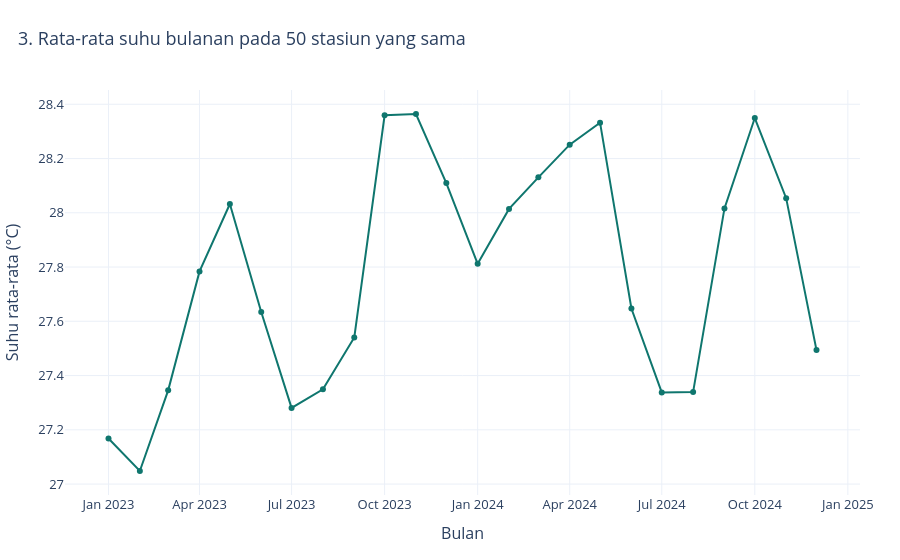

Notebook source saved alongside this figure:
### Code cell
fig = px.line(monthly.to_pandas(), x="month", y="temperature_c", markers=True,
hover_data=["stations", "lowest_station_mean", "highest_station_mean"],
title=f"3. Rata-rata suhu bulanan pada {panel_count} stasiun yang sama",
labels={"month": "Bulan", "temperature_c": "Suhu rata-rata (°C)", "stations": "Jumlah stasiun", "lowest_station_mean": "Rata-rata stasiun terendah", "highest_station_mean": "Rata-rata stasiun tertinggi"})
fig.update_traces(line_color="#0f766e")
show_chart("03_monthly_temperature", fig)

### Figure 1 — Plotly figure (JSON) as saved in the notebook; plotly's stock layout.template omitted (floating-point values rounded to 4 significant figures)
{"data": [{"customdata": [[50.0, 21.04, 29.04], [50.0, 20.56, 28.64], [50.0, 21.26, 28.61], [50.0, 22.18, 29.23], [50.0, 22.43, 29.54], [50.0, 22.14, 29.16], [50.0, 21.64, 29.08], [50.0, 21.69, 30.11], [50.0, 22.0, 29.86], [50.0, 22.96, 30.84], [50.0, 22.41, 30.73], [50.0, 22.28, 30.25], [50.0, 21.75, 29.14], [50.0, 21.69, 29.33], [50.0, 21.78, 29.66], [50.0, 22.66, 29.79], [50.0, 22.88, 30.38], [50.0, 22.2, 29.42], [50.0, 21.63, 29.48], [50.0, 22.18, 29.33], [50.0, 22.16, 30.09], [50.0, 22.78, 30.88], [50.0, 22.16, 30.2], [50.0, 21.43, 28.92]], "hovertemplate": "Bulan=%{x}<br>Suhu rata-rata (°C)=%{y}<br>Jumlah stasiun=%{customdata[0]}<br>Rata-rata stasiun terendah=%{customdata[1]}<br>Rata-rata stasiun tertinggi=%{customdata[2]}<extra></extra>", "legendgroup": "", "line": {"color": "#0f766e", "dash": "solid"}, "marker": {"symbol": "circle"}, "mode": "lines+markers", "name": "", "orientation": "v", "showlegend": false, "type": "scatter", "x": ["2023-01-01T00:00:00.000000", "2023-02-01T00:00:00.000000", "2023-03-01T00:00:00.000000", "2023-04-01T00:00:00.000000", "2023-05-01T00:00:00.000000", "2023-06-01T00:00:00.000000", "2023-07-01T00:00:00.000000", "2023-08-01T00:00:00.000000", "2023-09-01T00:00:00.000000", "2023-10-01T00:00:00.000000", "2023-11-01T00:00:00.000000", "2023-12-01T00:00:00.000000", "2024-01-01T00:00:00.000000", "2024-02-01T00:00:00.000000", "2024-03-01T00:00:00.000000", "2024-04-01T00:00:00.000000", "2024-05-01T00:00:00.000000", "2024-06-01T00:00:00.000000", "2024-07-01T00:00:00.000000", "2024-08-01T00:00:00.000000", "2024-09-01T00:00:00.000000", "2024-10-01T00:00:00.000000", "2024-11-01T00:00:00.000000", "2024-12-01T00:00:00.000000"], "xaxis": "x", "y": [27.17, 27.05, 27.35, 27.78, 28.03, 27.63, 27.28, 27.35, 27.54, 28.36, 28.36, 28.11, 27.81, 28.01, 28.13, 28.25, 28.33, 27.65, 27.34, 27.34, 28.02, 28.35, 28.05, 27.49], "yaxis": "y"}], "layout": {"font": {"size": 13}, "legend": {"tracegroupgap": 0}, "margin": {"b": 65, "l": 60, "r": 40, "t": 90}, "title": {"text": "3. Rata-rata suhu bulanan pada 50 stasiun yang sama", "x": 0.02}, "xaxis": {"anchor": "y", "domain": [0.0, 1.0], "title": {"text": "Bulan"}}, "yaxis": {"anchor": "x", "domain": [0.0, 1.0], "title": {"text": "Suhu rata-rata (°C)"}}}}
